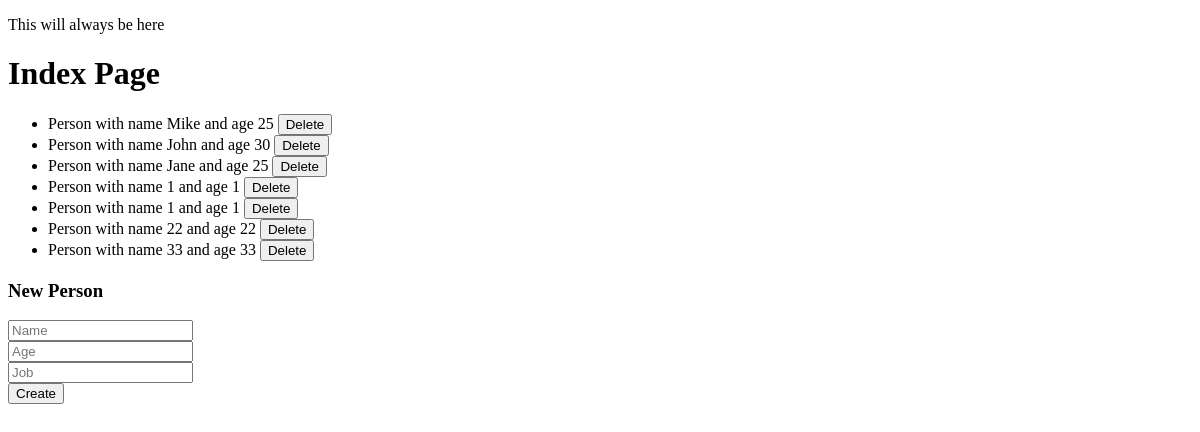
Before: / with the older database file.
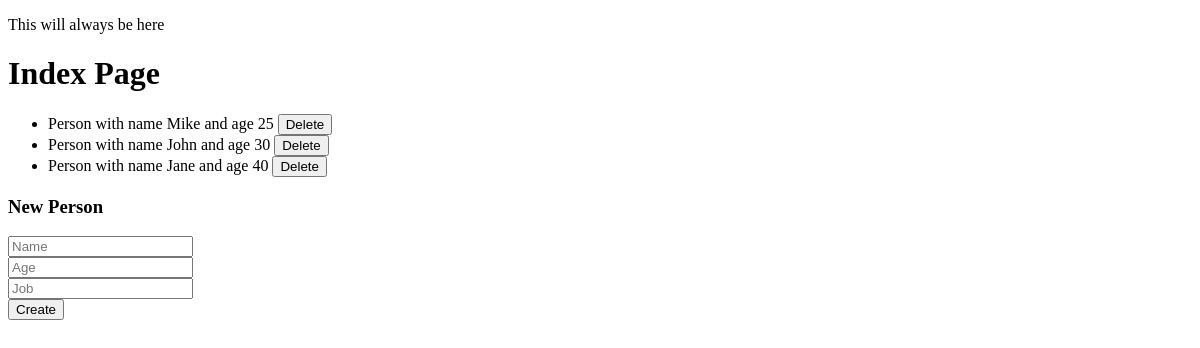
After: the same page with the newer database file.
### models.py (models this page shows)
class Person(db.Model):
    __tablename__ = 'people'
    pid = db.Column (db.Integer, primary_key=True)
    name = db.Column (db.Text, nullable=False)
    age = db.Column (db.Integer)
    job = db.Column (db.Text)
    def __repr__(self):
        return f'Person with name {self.name} and age {self.age}'

### routes.py (the view)
    @app.route('/', methods=['GET'])
    def index():
        people = Person.query.all()
        return render_template(template_name_or_list='index.html',people=people)

### routes.py (called while the page is built)
def register_routes(app, db):
    @app.route('/', methods=['GET'])
    def index():
        people = Person.query.all()
        return render_template(template_name_or_list='index.html',people=people)
    @app.route('/add_person', methods = ['POST'])
    def add_person():
        name = request.form.get('name')
        age = int(request.form.get('age'))
        job = request.form.get('job')
        person = Person(name=name, age=age, job=job)
        db.session.add(person)
        db.session.commit()
        return redirect('/')
    @app.route('/delete/<pid>', methods=['DELETE'])
    def delete(pid):
        Person.query.filter(Person.pid == pid).delete()
        db.session.commit()
        people = Person.query.all()
        return render_template(template_name_or_list='index.html',people=people)

### templates/index.html (shortened to what this page needs)
{% extends "base.html" %}
{% block content %}
	<h1>Index Page</h1>
    <ul>
    {% for person in people %}
        <li>{{ person }} <button onclick="deletePerson({{ person.pid }})"> Delete</button></li>
    {% endfor %}
    </ul>
    <h3>New Person</h3>
    <form id="form1" action="{{ url_for('add_person') }}" method="POST">
        <input type="text" name="name" placeholder="Name" required=required><br>
        <input type="number" name="age" placeholder="Age"><br>
        <input type="text" name="job" placeholder="Job"><br>
        <input type="submit" value="Create"><br>
    </form>
{% endblock %}

### templates/base.html (shortened to what this page needs)
<!DOCTYPE html>
<html lang="en">
<head>
</head>
<body>
    <p>This will always be here</p>
    {% block content %}{% endblock %}
</body>
</html>

Changed rows visible on the page:
removed Person: name+age "Person with name 1 and age 1"
removed Person: name+age "Person with name 1 and age 1"
removed Person: name+age "Person with name 22 and age 22"
removed Person: name+age "Person with name 33 and age 33"
changed Person: name+age "Person with name Jane and age 25" → "Person with name Jane and age 40"
